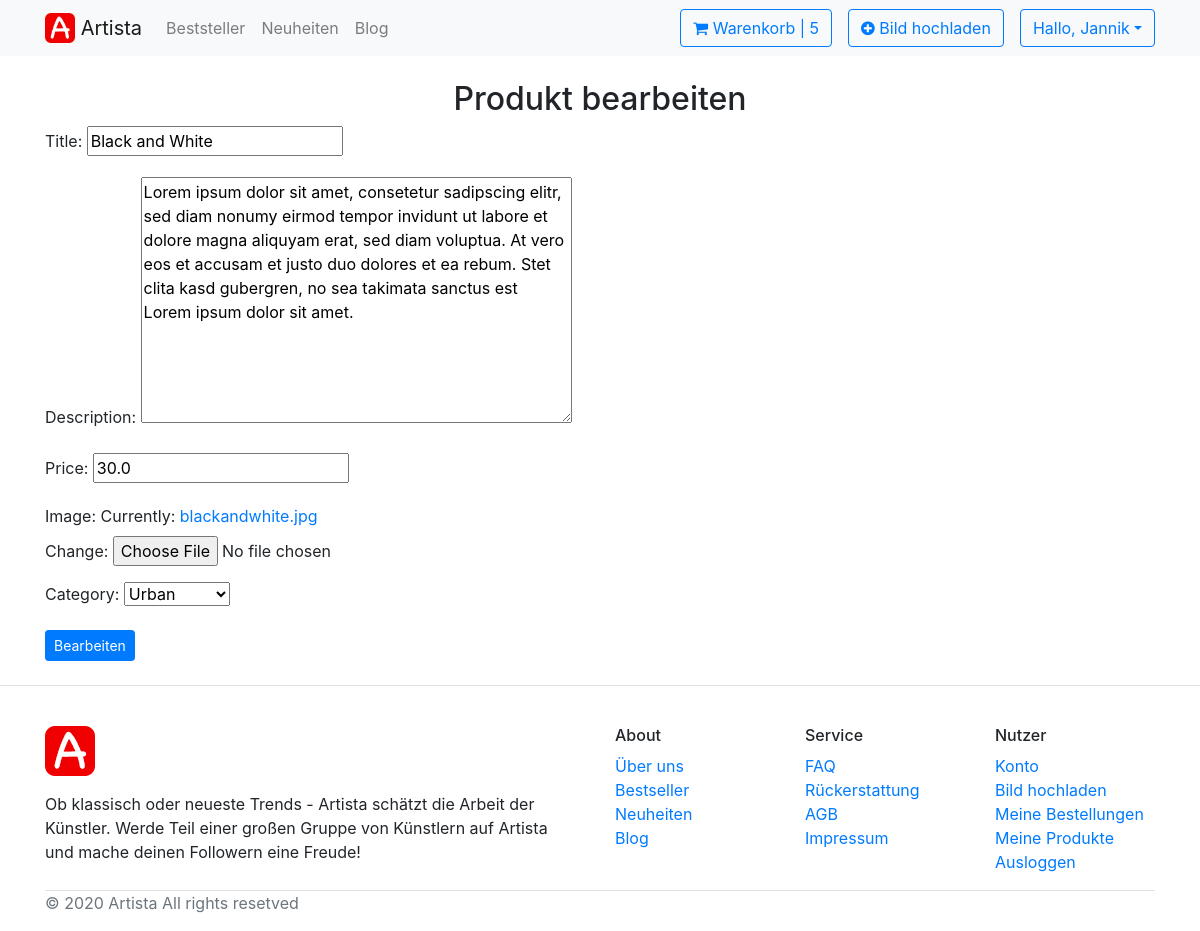
/detail/4/update/ (signed in), run on the app's committed database.
### Profile/models.py (models this page shows)
class ShopUser(AbstractUser):
    profile_picture = models.ImageField(upload_to='profile_pictures/', blank=True, null=True)
    instagram_handle = models.CharField(max_length=100, blank=True, null=True)

### Shop/models.py (models this page shows, shortened)
class Product(models.Model):
    PRODUCT_CATEGORIES = [
        ('L', 'Landschaft'),
        ('P', 'Portrait'),
        ('U', 'Urban'),
        ('S', 'Sport'),
        ('A', 'Artwork'),
        ('M', 'Makro'),
    ]
    title = models.CharField(max_length=100)
    description = models.TextField(blank=True, null=True)
    price = models.FloatField()
    creator = models.ForeignKey(ShopUser,
                                on_delete=models.CASCADE,
                                related_name='user',
                                related_query_name='users')
    image = models.ImageField(null=True)
    category = models.CharField(max_length=1,
                                choices=PRODUCT_CATEGORIES,
                                )
    class Meta:
        ordering = ['creator', 'title']
        verbose_name = 'Product'
        verbose_name_plural = 'Products'

### Shop/views.py (the view)
# urls.py: path('detail/<int:pk>/update/', views.ProductUpdateView.as_view(), name='update'),
class ProductUpdateView(UpdateView):
    model = Product
    form_class = ProductForm
    template_name = 'Shop/edit.html'
    success_url = reverse_lazy('home')
    def get_context_data(self, **kwargs):
        context = super(ProductUpdateView, self).get_context_data(**kwargs)
        user = self.request.user
        can_update = False
        if not user.is_anonymous and self.request.user == self.get_object().creator:
            can_update = True
            context['can_update'] = can_update
            return context

### Shop/forms.py
class ProductForm(forms.ModelForm):
    class Meta:
        model = Product
        fields = ['title', 'description', 'price', 'image', 'category']
        widgets = {
            'creator': forms.HiddenInput(),
        }

### Shop/context_processors.py (called while the page is built)
def cartitems_processor(request):
    if Order.objects.all():
        cartItems = 0
        items = Order.objects.all()
        for item in items:
            cartItems = cartItems + item.get_cart_items
    return {'cartItems': cartItems}

### Shop/models.py (called while the page is built)
    @property
    def get_cart_items(self):
        orderitems = self.orderitem_set.all()
        total = sum([item.quantity for item in orderitems])
        return total

### Shop/templates/Shop/edit.html (shortened to what this page needs)
{% extends 'Shop/base.html' %}
{% load static %}
{% block content %}
    <div class="container">
{% block logged_in_content %}
    <h2 class="text-center mt-4">Produkt bearbeiten</h2>
        {% if can_update %}
            <form method="POST">
                {{ form.as_p }}
                <button class="btn btn-primary btn-sm" type="submit">Bearbeiten</button>
            </form>
            <br>
        {% endif %}
{% endblock logged_in_content %}
    </div>
{% endblock content %}

### Shop/templates/Shop/utils/navbar.html (shortened to what this page needs)
{% load static %}
<nav class="navbar navbar-expand-lg navbar-light bg-light">
<div class="container">
  <a class="navbar-brand" href="{% url 'home' %}">
     <img src=" {% static '/images/Artista_Logo.png' %}" width="30" height="30" class="d-inline-block align-top" alt="">
      Artista
  </a>
  <div class="collapse navbar-collapse" id="navbarSupportedContent">
    <ul class="navbar-nav mr-auto">
      <li class="nav-item">
        <a class="nav-link" href="#">Beststeller </a>
      </li>
      <li class="nav-item">
        <a class="nav-link" href="#">Neuheiten </a>
      </li>
      <li class="nav-item">
        <a class="nav-link" href="#">Blog </a>
      </li>
    </ul>
    <ul class="navbar-nav ml-auto">
      <li class="nav-item">
          <a class="btn btn-outline-primary" href="{% url 'cart' %}"><i class="fa fa fa-shopping-cart fa-sm"></i> Warenkorb | {{ cartItems | default:"0"}}</a>
      </li>
      {% if user.is_authenticated or shopuser.is_authenticated %}
      <li class="nav-item px-3">
        <a class="btn btn-outline-primary" href="{% url 'upload' %}"><i class="fa fa fa-plus-circle fa-sm"></i> Bild hochladen</a>
      </li>
        <div class="dropdown">
        <button class="btn btn-outline-primary dropdown-toggle" type="button" id="dropdownMenuButton" data-toggle="dropdown" aria-haspopup="true" aria-expanded="false">Hallo, {{ user.username | title }}</button>
</div>
      {% else %}
      <li>
        <a class="btn btn-warning ml-3" href="{% url 'login' %}">Anmelden</a>
      </li>
      {% endif %}
    </ul>
  </div>
</div>
</nav>

### data on the page
ShopUser: username "Jannik"
Product: title "Black and White", description "Lorem ipsum dolor sit amet, consetetur sadipscing elitr, sed diam nonumy eirmod tempor invidunt ut labore et dolore magna aliquyam erat, sed diam voluptua. At vero eos et accusam et justo duo dolores et ea rebum. Stet clita kasd gubergren, no sea takimata sanctus est Lorem ipsum dolor sit amet.", price "30.0", category "Urban"

### other printed values
{{ cartItems | default:"0" }} "5"
